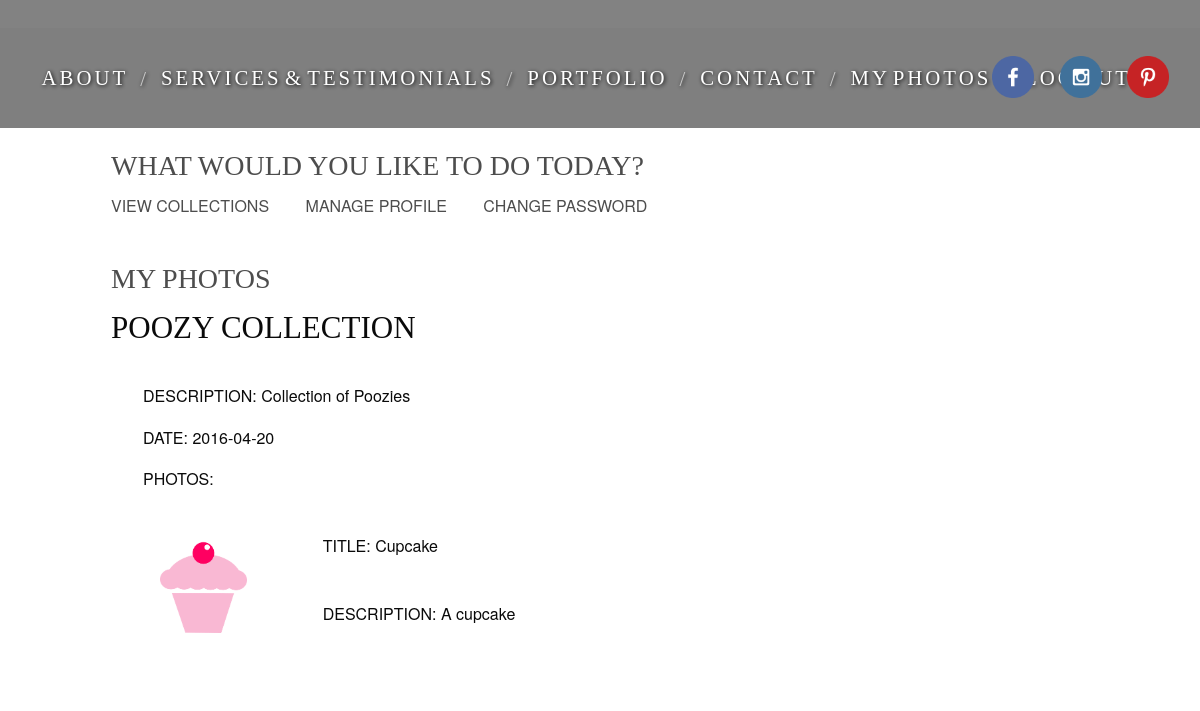
The app's page /mycollections.php (signed in) with its own data.
### tables this page shows
CREATE TABLE IF NOT EXISTS `photos` (
`PhotoID` int(11) NOT NULL,
  `ImagePath` varchar(255) NOT NULL,
  `ImageFileSize` varchar(255) DEFAULT NULL,
  `CollectionID` varchar(50) NOT NULL,
  `Description` varchar(255) DEFAULT NULL,
  `Title` varchar(50) NOT NULL
);

CREATE TABLE IF NOT EXISTS `collections` (
  `CollectionID` varchar(255) NOT NULL,
  `UserID` int(11) NOT NULL,
  `CollectionDate` date DEFAULT NULL,
  `Description` varchar(255) NOT NULL
);

### mycollections.php (the view, shortened to what this page needs)
<!DOCTYPE html>
<html lang="en-US">
    <?php require('lib/header.inc');?>
    <body class="no-fouc" style="background-image: none;">
        <?php include('lib/nav.inc');?>
        <?php include('lib/facebook.inc');?>
        <?php include('lib/connect.inc');?>
        <div class="manage-container out wow">
            <div class="row">
                <div class="small-12 large-12 columns">
                    <?php include('lib/mynav.inc');?>
                    <br/>
                    <h5>My Photos</h5>
                    <div class="my-images wow bounceInLeft">
                        <ul>
                        <?php
                            $query = "SELECT photos.PhotoID, photos.ImagePath, photos.CollectionID, photos.Description AS PhotoDescription, photos.Title, collections.CollectionID, collections.UserID, collections.CollectionDate, collections.Description AS CollectionDescription FROM photos JOIN collections WHERE photos.CollectionID = collections.CollectionID AND collections.UserID = ".$_SESSION['userid']." ORDER BY collections.collectionid, photoid DESC LIMIT 10";
                            $result = mysqli_query($connect, $query);
                            IF(!$result) {
                                echo 'no records found';
                            } ELSE {
                                while($row = mysqli_fetch_array($result)) {
                                    echo '<h3>'.$row['CollectionID'].'</h3><br>';
                                    echo '<p class="text-indent">DESCRIPTION: '.$row['CollectionDescription'].'</p>';
                                    echo '<p class="text-indent">DATE: '.$row['CollectionDate'].'</p>';
                                    echo '<p class="text-indent">PHOTOS: </p><br>';
                                    echo '<div class="row">';
                                    echo '<div class="small-2 large-2 columns">';
                                    echo '<a href="'.$row['ImagePath'].'" target="_blank"><img src="'.$row['ImagePath'].'"></a>';
                                    echo '</div>';
                                    echo '<div class="small-10 large-10 columns">';
                                    echo '<p>TITLE: '.$row['Title'].'</p><br>';
                                    echo '<p>DESCRIPTION: '.$row['PhotoDescription'].'</p><br>';
                                    echo '</div>';
                                    echo '</div>';
                                }
                            }
                        ?>
                        </ul>
                    </div>
                </div>
            </div>
        </div>
    </body>
</html>

### css/styles.css (style rules this page uses)
body { height: 100%; overflow-x: hidden; background-color: white; font-size: 16px; background-size: cover; background-position: center; background-attachment: fixed; }
h1, h2, h3, h4, h5, h6 { line-height: 140%; }
*, *:before, *:after { box-sizing: border-box; -moz-box-sizing: border-box; -webkit-box-sizing: border-box; }
.manage-container { background-color: white; }
h5 { text-transform: uppercase; color: #4d4d4d; font-family: firasanslight; font-size: 175%; }
h3 { font-family: firasanslight; text-transform: uppercase; }
ul { list-style-type: none; }
a { color: #4d4d4d; -o-transition: .5s; -ms-transition: .5s; -moz-transition: .5s; -webkit-transition: .5s; transition: .5s; }
.text-indent { text-indent: 2em; }
@media (min-width: 1024px) { .manage-container { position: relative; top: 50px; width: auto; padding: 6em; } }
@media (min-width: 1024px) { .my-images img { height: 100px; -o-transition: .5s; -ms-transition: .5s; -moz-transition: .5s; -webkit-transition: .5s; transition: .5s; } }
@media (min-width: 1024px) { .my-images div { padding-left: 2em; } }

### records on screen
photos: CollectionID.CollectionID "POOZY COLLECTION", CollectionID.Description "Collection of Poozies", CollectionID.CollectionDate "2016-04-20", ImagePath (picture), Title "Cupcake", Description "A cupcake"
